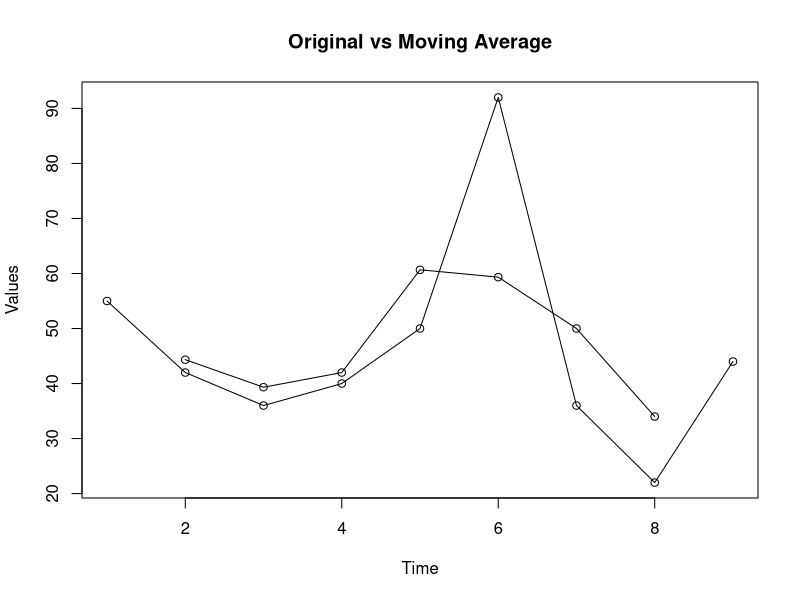

This chart was generated by the following R code:
# Program 3: 3-Point Moving Average

N <- c(55,42,36,40,50,92,36,22,44)

# Calculate moving average
moving_avg <- filter(N, rep(1/3,3), sides=2)

print(N)
print(moving_avg)

# Plot
plot(N, type="o",
     main="Original vs Moving Average",
     xlab="Time", ylab="Values")

lines(moving_avg, type="o")
